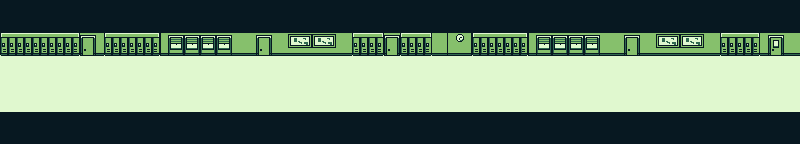

The image is a tile-based game level rendered from a .tmx file. Its description and source (layers, tilesets, objects; grid data summarised) follow:
An orthogonal 100x18 tile map with 8x8 px tiles, 1 tile layer (Tile Layer 1).

<map version="1.10" tiledversion="1.10.1" orientation="orthogonal" renderorder="right-down" width="100" height="18" tilewidth="8" tileheight="8" infinite="0" nextlayerid="2" nextobjectid="1">
 <tileset firstgid="1" source="Assets.tsx" />
 <layer id="1" name="Tile Layer 1" width="100" height="18">
  <data>[1800 cells, 1800 non-empty, 46 distinct tile ids]</data>
 </layer>
</map>